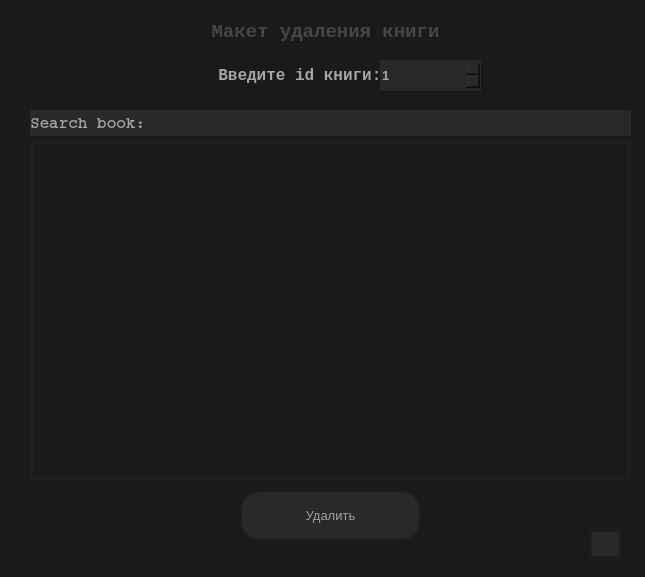
<?xml version="1.0" encoding="UTF-8"?>
<ui version="4.0">
 <class>MainWindow</class>
 <widget class="QMainWindow" name="MainWindow">
  <property name="geometry">
   <rect>
    <x>0</x>
    <y>0</y>
    <width>645</width>
    <height>577</height>
   </rect>
  </property>
  <property name="font">
   <font>
    <family>Courier New</family>
   </font>
  </property>
  <property name="windowTitle">
   <string>DeleteBook</string>
  </property>
  <property name="windowIcon">
   <iconset resource="../icon.qrc">
    <normaloff>:/icon/resources/icons/delete_FILL0_wght400_GRAD0_opsz24.png</normaloff>:/icon/resources/icons/delete_FILL0_wght400_GRAD0_opsz24.png</iconset>
  </property>
  <property name="styleSheet">
   <string notr="true">QWidget
{
background-color: rgb(26,26,26);
}
QTableCornerButton::section
{
background-color: rgb(46, 46, 46); 
}

QScrollBar:vertical {

  border: none;
  background-color: rgb(46, 46, 46);
  width: 15px;
  margin: 21px 0 21px 0;
}

QScrollBar::handle:vertical {
  border: 2px solid rgb(61, 61, 61);
  background-color: rgb(20, 20, 20);
  min-height: 25px;

}

 QScrollBar::add-line:vertical {
    border: none;
  background-color: rgb(20, 20, 20);
    height: 20px;
    subcontrol-position: bottom;
    subcontrol-origin: margin;
}

QScrollBar::sub-line:vertical {
    border: none;
    background-color: rgb(20, 20, 20);
    height: 20px;
    subcontrol-position: top;
    subcontrol-origin: margin;
}


  QScrollBar::add-page:vertical, QScrollBar::sub-page:vertical {
      background: none;
  }

QScrollBar::up-arrow:vertical
{
  image: url(:/BarIcon/Icons/uparrow.png);
}

QScrollBar::down-arrow:vertical
{
  image: url(:/BarIcon/Icons/downarrow.png);
}

QScrollBar:horizontal {
  border: none;
  background-color: rgb(46, 46, 46);
    height: 15px;
    margin: 0px 21px 0 21px;
 }

 QScrollBar::handle:horizontal {
    border: 2px solid rgb(61, 61, 61);
    background-color: rgb(20, 20, 20);
    min-width: 25px;
 }

QScrollBar::add-line:horizontal {
    border: none;
  background-color: rgb(20, 20, 20);
    height: 20px;
	width: 20px;
    subcontrol-position: right;
    subcontrol-origin: margin;
 }

 QScrollBar::sub-line:horizontal {
  border: none;
    background-color: rgb(20, 20, 20);
	width: 20px;
    height: 20px;
    subcontrol-position: left;
    subcontrol-origin: margin;
 }




 QScrollBar:left-arrow:horizontal
{
  image: url(:/BarIcon/Icons/leftarrow.png);
}

QScrollBar::right-arrow:horizontal 
{
  image: url(:/BarIcon/Icons/rightarrow.png);
}

QScrollBar::add-page:horizontal, QScrollBar::sub-page:horizontal {
     background: none;
}</string>
  </property>
  <property name="iconSize">
   <size>
    <width>40</width>
    <height>40</height>
   </size>
  </property>
  <widget class="QWidget" name="centralwidget">
   <widget class="QLabel" name="label_header">
    <property name="enabled">
     <bool>false</bool>
    </property>
    <property name="geometry">
     <rect>
      <x>-40</x>
      <y>20</y>
      <width>731</width>
      <height>23</height>
     </rect>
    </property>
    <property name="sizePolicy">
     <sizepolicy hsizetype="Preferred" vsizetype="Maximum">
      <horstretch>0</horstretch>
      <verstretch>0</verstretch>
     </sizepolicy>
    </property>
    <property name="font">
     <font>
      <family>Courier</family>
      <pointsize>14</pointsize>
      <weight>75</weight>
      <bold>true</bold>
     </font>
    </property>
    <property name="styleSheet">
     <string notr="true">color: rgb(70, 70, 70);
background-color: rgb(26,26,26);
border: none;
margin: 0px;
padding: 0px;</string>
    </property>
    <property name="text">
     <string>Макет удаления книги</string>
    </property>
    <property name="alignment">
     <set>Qt::AlignCenter</set>
    </property>
   </widget>
   <widget class="QLabel" name="label">
    <property name="geometry">
     <rect>
      <x>160</x>
      <y>60</y>
      <width>231</width>
      <height>31</height>
     </rect>
    </property>
    <property name="font">
     <font>
      <family>Courier New</family>
      <pointsize>12</pointsize>
      <weight>75</weight>
      <bold>true</bold>
     </font>
    </property>
    <property name="styleSheet">
     <string notr="true">color: rgb(166, 166, 166);
background-color: rgb(26,26,26);
border: none;
margin: 0px;
padding: 0px;</string>
    </property>
    <property name="text">
     <string>Введите id книги: </string>
    </property>
    <property name="alignment">
     <set>Qt::AlignRight|Qt::AlignTrailing|Qt::AlignVCenter</set>
    </property>
   </widget>
   <widget class="QSpinBox" name="id_book">
    <property name="geometry">
     <rect>
      <x>380</x>
      <y>60</y>
      <width>101</width>
      <height>31</height>
     </rect>
    </property>
    <property name="font">
     <font>
      <pointsize>10</pointsize>
      <weight>75</weight>
      <bold>true</bold>
     </font>
    </property>
    <property name="styleSheet">
     <string notr="true">color: rgb(166, 166, 166);
background-color: rgb(41,41,41);
border: none;
margin: 0px;
padding: 0px;</string>
    </property>
    <property name="minimum">
     <number>1</number>
    </property>
    <property name="maximum">
     <number>999999999</number>
    </property>
   </widget>
   <widget class="QWidget" name="verticalLayoutWidget">
    <property name="geometry">
     <rect>
      <x>30</x>
      <y>140</y>
      <width>601</width>
      <height>341</height>
     </rect>
    </property>
    <layout class="QVBoxLayout" name="verticalLayout">
     <item>
      <widget class="QTableWidget" name="bookTable">
       <property name="font">
        <font>
         <pointsize>10</pointsize>
        </font>
       </property>
       <property name="styleSheet">
        <string notr="true">QTableView
{
border: 4px solid rgb(30, 30, 30);
margin: 0px;
padding: 0px;
}

QHeaderView
 {
	color: rgb(165, 165, 165);
    background-color: rgb(46, 46, 46);
	text-align: center;
	border: none;
	margin: 0px;
	padding: 0px;
}

QHeaderView::section
 {
	color: rgb(165, 165, 165);
    background-color: rgb(46, 46, 46);
	text-align: center;
	border: none;
	margin: 0px;
	padding: 0px;
}

QHeaderView::section:hover
 {
	color: rgb(165, 165, 165);
	background-color: rgb(70, 70, 70);
	text-align: center;
	border: none;
	margin: 0px;
	padding: 0px;
}

QHeaderView::section:pressed
 {
	color: rgb(165, 165, 165);
	background-color: rgb(30, 30, 30);
	text-align: center;
	border: none;
	margin: 0px;
	padding: 0px;
}


QTableView::item 
{   
    color: rgb(166, 166, 166);        
}

        
QTableView::item:selected
{   
    background-color: rgb(61, 61, 61);     
}
</string>
       </property>
       <property name="horizontalScrollBarPolicy">
        <enum>Qt::ScrollBarAsNeeded</enum>
       </property>
       <property name="autoScroll">
        <bool>false</bool>
       </property>
       <property name="autoScrollMargin">
        <number>10</number>
       </property>
       <property name="horizontalScrollMode">
        <enum>QAbstractItemView::ScrollPerItem</enum>
       </property>
      </widget>
     </item>
    </layout>
   </widget>
   <widget class="QWidget" name="horizontalLayoutWidget">
    <property name="geometry">
     <rect>
      <x>30</x>
      <y>110</y>
      <width>601</width>
      <height>26</height>
     </rect>
    </property>
    <layout class="QHBoxLayout" name="horizontalLayout">
     <property name="spacing">
      <number>0</number>
     </property>
     <item>
      <widget class="QLabel" name="search_label">
       <property name="enabled">
        <bool>false</bool>
       </property>
       <property name="sizePolicy">
        <sizepolicy hsizetype="Maximum" vsizetype="Expanding">
         <horstretch>0</horstretch>
         <verstretch>0</verstretch>
        </sizepolicy>
       </property>
       <property name="font">
        <font>
         <family>Courier</family>
         <pointsize>12</pointsize>
         <weight>75</weight>
         <bold>true</bold>
        </font>
       </property>
       <property name="styleSheet">
        <string notr="true">color: rgb(166, 166, 166);
background-color: rgb(41,41,41);
border: none;
margin: 0px;
padding: 0px;</string>
       </property>
       <property name="text">
        <string>Search book:</string>
       </property>
       <property name="scaledContents">
        <bool>false</bool>
       </property>
      </widget>
     </item>
     <item>
      <widget class="QLineEdit" name="search_line">
       <property name="sizePolicy">
        <sizepolicy hsizetype="Minimum" vsizetype="Minimum">
         <horstretch>0</horstretch>
         <verstretch>0</verstretch>
        </sizepolicy>
       </property>
       <property name="font">
        <font>
         <pointsize>11</pointsize>
        </font>
       </property>
       <property name="styleSheet">
        <string notr="true">color: rgb(166, 166, 166);
background-color: rgb(41,41,41);
border: none;
margin: 0px;
padding: 0px;</string>
       </property>
       <property name="text">
        <string/>
       </property>
      </widget>
     </item>
    </layout>
   </widget>
   <widget class="QPushButton" name="delete_button">
    <property name="geometry">
     <rect>
      <x>240</x>
      <y>490</y>
      <width>181</width>
      <height>51</height>
     </rect>
    </property>
    <property name="font">
     <font>
      <pointsize>10</pointsize>
     </font>
    </property>
    <property name="styleSheet">
     <string notr="true">QPushButton {
color: rgb(160, 160, 160);
background-color: rgb(41, 41,41);
text-align: left;
border: 2px solid rgb(30, 30, 30);
margin: 0px;
padding: 0px;
text-align: center;
border-radius: 20px;
}
QPushButton:hover {
color: rgb(160, 160, 160);
background-color: rgb(70, 70, 70);
}
QPushButton:pressed {
background-color: rgb(30,30,30);
}</string>
    </property>
    <property name="text">
     <string>Удалить</string>
    </property>
    <property name="icon">
     <iconset resource="../icon.qrc">
      <normaloff>:/icon/resources/icons/delete_FILL0_wght400_GRAD0_opsz24.png</normaloff>:/icon/resources/icons/delete_FILL0_wght400_GRAD0_opsz24.png</iconset>
    </property>
   </widget>
   <widget class="QPushButton" name="exit_button">
    <property name="geometry">
     <rect>
      <x>590</x>
      <y>530</y>
      <width>31</width>
      <height>28</height>
     </rect>
    </property>
    <property name="styleSheet">
     <string notr="true">QPushButton {
color: rgb(160, 160, 160);
background-color: rgb(41, 41,41);
text-align: left;
border: 2px solid rgb(30, 30, 30);
margin: 0px;
padding: 0px;
text-align: center;
border-radius: 20px;
}
QPushButton:hover {
color: rgb(160, 160, 160);
background-color: rgb(70, 70, 70);
}
QPushButton:pressed {
background-color: rgb(30,30,30);
}</string>
    </property>
    <property name="text">
     <string/>
    </property>
    <property name="icon">
     <iconset resource="../icon.qrc">
      <normaloff>:/icon/resources/icons/login_FILL0_wght400_GRAD0_opsz24.png</normaloff>:/icon/resources/icons/login_FILL0_wght400_GRAD0_opsz24.png</iconset>
    </property>
    <property name="iconSize">
     <size>
      <width>40</width>
      <height>40</height>
     </size>
    </property>
   </widget>
  </widget>
 </widget>
 <resources>
  <include location="../icon.qrc"/>
 </resources>
 <connections/>
</ui>
